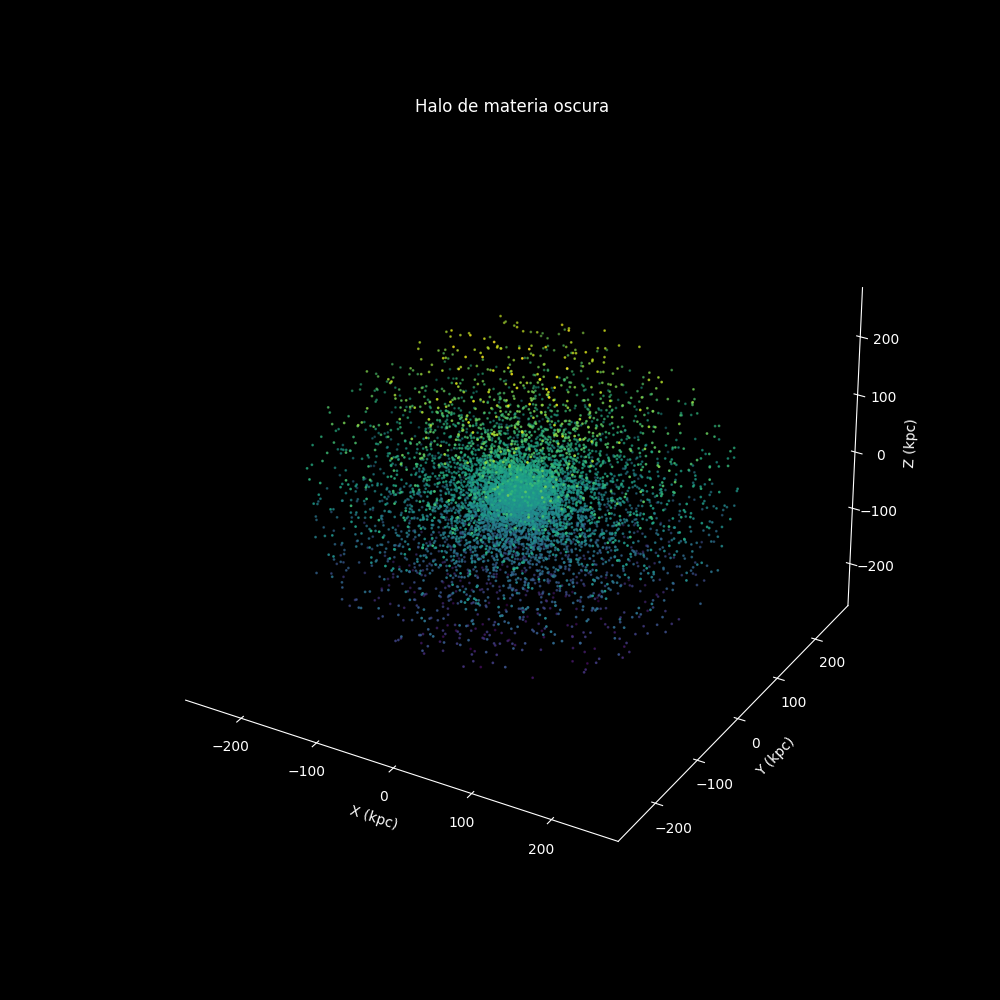

Generate this figure with Python:
from funciones_fisicas import *
from metodos_numericos import *
from parametros import *
import matplotlib.pyplot as plt
import numpy as np
from graficadores import *
from mpl_toolkits.mplot3d import Axes3D
import time

t1 = time.time()
"================================ Condiciones iniciales ======================================="
R_s, M_s = particulas_con_simpson(n // 100)
R, M = particulas_con_biseccion(n, M_s, R_s)
error = error_porcentual(R, M, Masa_acumulada)
posiciones, velocidades, rpidez, vc, ve = condiciones_iniciales(R)

if max(rpidez) > 0.95 * max(ve):
    print("No se cumplio la condicion de ligadura")
    print(max(rpidez))
"================================== Graficas =================================================="
grafica_2D(
    posiciones[:, 0],
    posiciones[:, 1],
    "x (kpc)",
    "y (kpc)",
    "purple",
    " Proyeccion 2D del Halo",
    "Halo2D",
)
grafica_2D(R, ve, "R(kpc)", "Ve(kpc/Gyrs)", "blue", "ve vs r", "ve_vs_r")
grafica_2D(R, vc, "R(kpc)", "Vc(kpc/Gyrs)", "pink", "vc vs r", "vc_vs_r")
grafica_2D(R, M, "R(kpc)", "M(Masas solares)", "pink", "M vs r", "M_vs_r")
grafica_log(
    R,
    error,
    "R(kpc)",
    "Error porcentual",
    "red",
    "Error porcentual vs R",
    "grafica_error",
)
histograma(
    rpidez,
    "Rapidez(kpc/Gys)",
    "Frecuencia",
    "purple",
    "Distribucion de rapidez",
    "rapidez",
)
histograma_velocidad(
    velocidades[:, 0],
    "Rapidez en x(kpc/Gys)",
    "Frecuencia",
    "purple",
    "Distribucion de rapidez en x",
    "rapidezx",
)
histograma_velocidad(
    velocidades[:, 1],
    "Rapidez en y(kpc/Gys)",
    "Frecuencia",
    "purple",
    "Distribucion de rapidez en y",
    "rapidezy",
)
histograma_velocidad(
    velocidades[:, 2],
    "Rapidez en z(kpc/Gys)",
    "Frecuencia",
    "purple",
    "Distribucion de rapidez en z",
    "rapidezz",
)

"================================= Graficas 3D================================================="

fig = plt.figure(figsize=(10, 10))
fig.patch.set_facecolor("black")
ax = fig.add_subplot(projection="3d")
ax.xaxis.set_pane_color((0.0, 0.0, 0.0, 1.0))
ax.yaxis.set_pane_color((0.0, 0.0, 0.0, 1.0))
ax.zaxis.set_pane_color((0.0, 0.0, 0.0, 1.0))
ax.set_facecolor("black")
ax.scatter(
    posiciones[:, 0],
    posiciones[:, 1],
    posiciones[:, 2],
    c=posiciones[:, 2],
    cmap="viridis",
    marker="o",
    s=1,
)
ax.set_xlabel("X (kpc)", color="white")
ax.set_ylabel("Y (kpc)", color="white")
ax.set_zlabel("Z (kpc)", color="white")
ax.set_title("Halo de materia oscura", color="white")
ax.tick_params(axis="x", colors="white")
ax.tick_params(axis="y", colors="white")
ax.tick_params(axis="z", colors="white")
ax.xaxis.line.set_color("white")
ax.yaxis.line.set_color("white")
ax.zaxis.line.set_color("white")
ax.grid(False)
plt.savefig("Halo.png")

fig = plt.figure(figsize=(10, 10))
ax = fig.add_subplot(projection="3d")
ax.scatter(
    posiciones[:, 0],
    posiciones[:, 1],
    posiciones[:, 2],
    c=posiciones[:, 2],
    cmap="viridis",
    marker="o",
)
ax.set_xlabel("X (kpc)")
ax.set_ylabel("Y (kpc)")
ax.set_zlabel("Z (kpc)")
ax.set_title("Halo de materia oscura")
plt.savefig("Halo_de_materia_oscura.png")
t2 = time.time()
print(f"Tiempo de ejecucion:{t2 - t1}")
